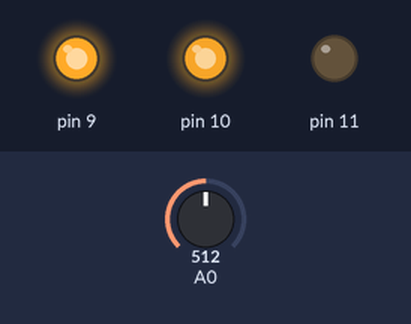
A sketch run on a simulated Arduino Uno, built with avr-gcc and run on an emulated ATmega328P. Shown: output pins drawn as LEDs (lit = HIGH). Inputs (shaded band) come from the test bench; at power-on: A0 = 512.

Above: at 1.2 s.
1.3 s: A0 set to 716
At 1.6 s:
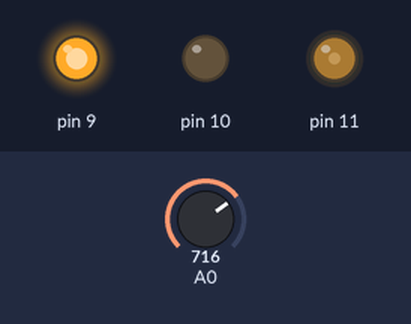
2.8 s: A0 set to 900
At 3.9 s:
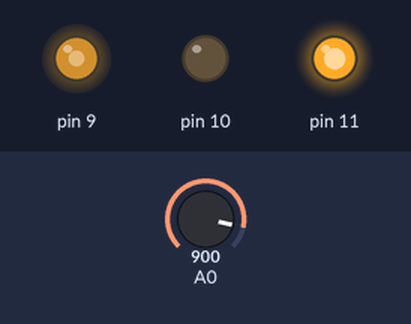
4.3 s: A0 set to 1023
At 5.1 s:
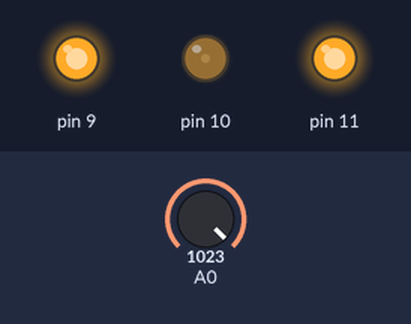
5.8 s: A0 set to 511
At 6.2 s:
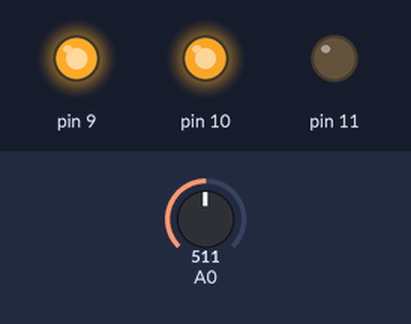
7.3 s: A0 set to 306
At 8.6 s:
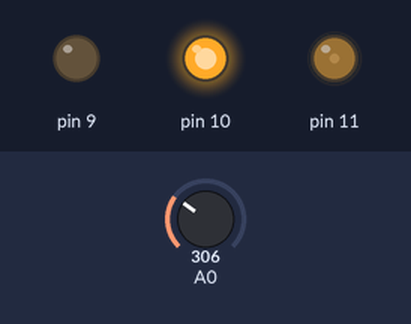
Timing chart, 0 to 9.8 s (numbered marks = the images above; inputs shaded):
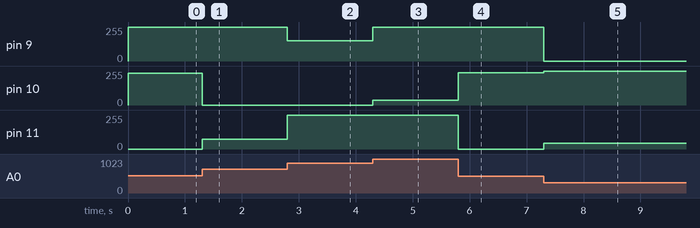

Measured:
- after the input at 1.3 s, pin 10: 238/255 → 0/255 at once; pin 11: 0/255 → 72/255 at once
- after the input at 2.8 s, pin 9: 255/255 → 153/255 at once; pin 11: 72/255 → 255/255 at once
- after the input at 4.3 s, pin 9: 153/255 → 255/255 at once; pin 10: 0/255 → 34/255 at once
- after the input at 5.8 s, pin 10: 34/255 → 242/255 at once; pin 11: 255/255 → 0/255 at once
- after the input at 7.3 s, pin 9: 255/255 → 0/255 at once; pin 10: 242/255 → 255/255 at once; pin 11: 0/255 → 42/255 at once

The sketch:

0_10.ino
```cpp
float V = 1.0;
float S = 1.0;
float signal;
float angle;

float getSignal(float angle) {
    if (angle < 120.0) {
      signal = V * (1.0 - S) * 255.0;
    }
    else if (angle < 180.0) {
      signal = (V * (1.0 - S) + (angle - 120.0) / 60.0 * V) * 255.0;
    }
    else if (angle < 300.0) {
      signal = V * 255.0;
    }
    else {
      signal = (V - (angle - 300.0) / 60.0 * V) * 255.0;
    }
    return signal;
  }

void setup() {
  pinMode(11, OUTPUT);
  pinMode(10, OUTPUT);
  pinMode(9, OUTPUT);
  pinMode(A0, INPUT);
}

void loop() {
  angle = analogRead(A0) / 1000.0 * 360.0;
  analogWrite(11, getSignal(int(angle + 240.0) % 360));
  analogWrite(10, getSignal(int(angle + 120.0) % 360));
  analogWrite(9, getSignal(angle));
}
```
